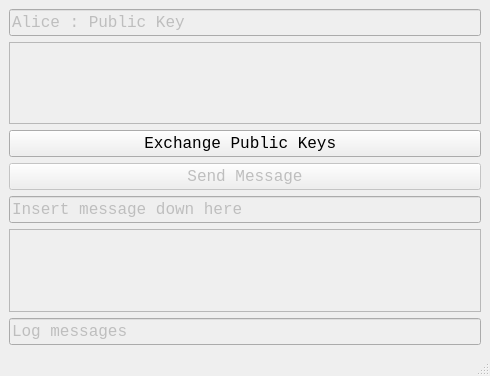
<?xml version="1.0" encoding="UTF-8"?>
<ui version="4.0">
 <class>Alice</class>
 <widget class="QMainWindow" name="Alice">
  <property name="geometry">
   <rect>
    <x>0</x>
    <y>0</y>
    <width>490</width>
    <height>376</height>
   </rect>
  </property>
  <property name="alice" stdset="0">
   <string>Alice</string>
  </property>
  <widget class="QWidget" name="centralwidget">
   <layout class="QVBoxLayout" name="verticalLayout_2">
    <item>
     <layout class="QVBoxLayout" name="verticalLayout">
      <item>
       <widget class="QLineEdit" name="up_line">
        <property name="enabled">
         <bool>false</bool>
        </property>
        <property name="font">
         <font>
          <family>Consolas</family>
          <pointsize>12</pointsize>
         </font>
        </property>
        <property name="text">
         <string>Alice : Public Key</string>
        </property>
       </widget>
      </item>
      <item>
       <widget class="QPlainTextEdit" name="publickey_text">
        <property name="enabled">
         <bool>false</bool>
        </property>
        <property name="font">
         <font>
          <family>Consolas</family>
          <pointsize>12</pointsize>
         </font>
        </property>
        <property name="lineWrapMode">
         <enum>QPlainTextEdit::LineWrapMode::WidgetWidth</enum>
        </property>
        <property name="plainText">
         <string/>
        </property>
       </widget>
      </item>
      <item>
       <widget class="QPushButton" name="exchange_button">
        <property name="font">
         <font>
          <family>Consolas</family>
          <pointsize>12</pointsize>
         </font>
        </property>
        <property name="text">
         <string>Exchange Public Keys </string>
        </property>
       </widget>
      </item>
      <item>
       <widget class="QPushButton" name="sendmessage_button">
        <property name="enabled">
         <bool>false</bool>
        </property>
        <property name="font">
         <font>
          <family>Consolas</family>
          <pointsize>12</pointsize>
         </font>
        </property>
        <property name="text">
         <string>Send Message</string>
        </property>
       </widget>
      </item>
      <item>
       <widget class="QLineEdit" name="middle_line">
        <property name="enabled">
         <bool>false</bool>
        </property>
        <property name="font">
         <font>
          <family>Consolas</family>
          <pointsize>12</pointsize>
         </font>
        </property>
        <property name="text">
         <string>Insert message down here</string>
        </property>
       </widget>
      </item>
      <item>
       <widget class="QPlainTextEdit" name="message_text">
        <property name="enabled">
         <bool>false</bool>
        </property>
        <property name="font">
         <font>
          <family>Consolas</family>
          <pointsize>12</pointsize>
         </font>
        </property>
        <property name="plainText">
         <string/>
        </property>
       </widget>
      </item>
      <item>
       <widget class="QLineEdit" name="log_line">
        <property name="enabled">
         <bool>false</bool>
        </property>
        <property name="font">
         <font>
          <family>Consolas</family>
          <pointsize>12</pointsize>
         </font>
        </property>
        <property name="text">
         <string>Log messages</string>
        </property>
       </widget>
      </item>
     </layout>
    </item>
   </layout>
  </widget>
  <widget class="QMenuBar" name="menubar">
   <property name="geometry">
    <rect>
     <x>0</x>
     <y>0</y>
     <width>490</width>
     <height>21</height>
    </rect>
   </property>
  </widget>
  <widget class="QStatusBar" name="statusbar"/>
 </widget>
 <resources/>
 <connections/>
</ui>
